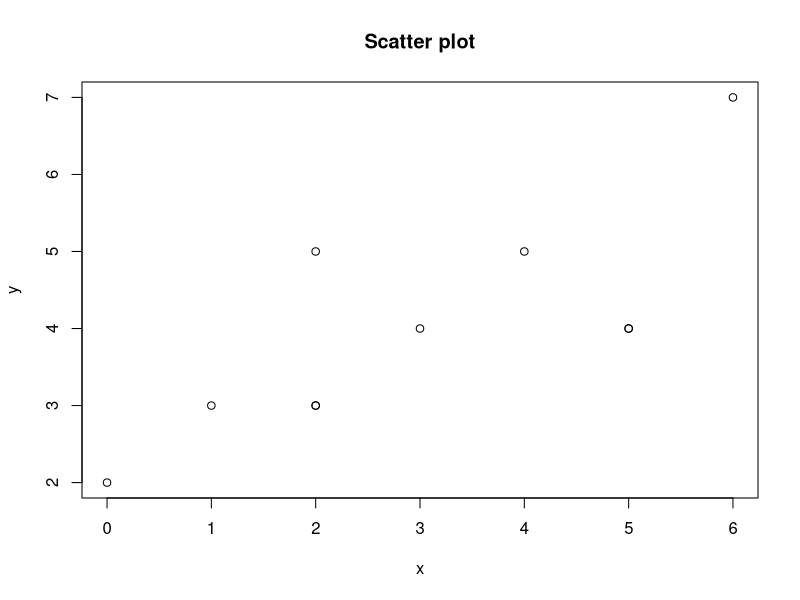

Write R code to recreate this figure.
x <- c(0, 2, 3, 2, 5, 1, 5, 2, 4, 6)
y <- c(2, 5, 4, 3, 4, 3, 4, 3, 5, 7)

cova <- cov(x, y)

corr <- cor(x, y)

paste("covariance = ", cova)
paste("correlation = ", corr)

plot(x, y, main="Scatter plot", xlab="x", ylab="y")